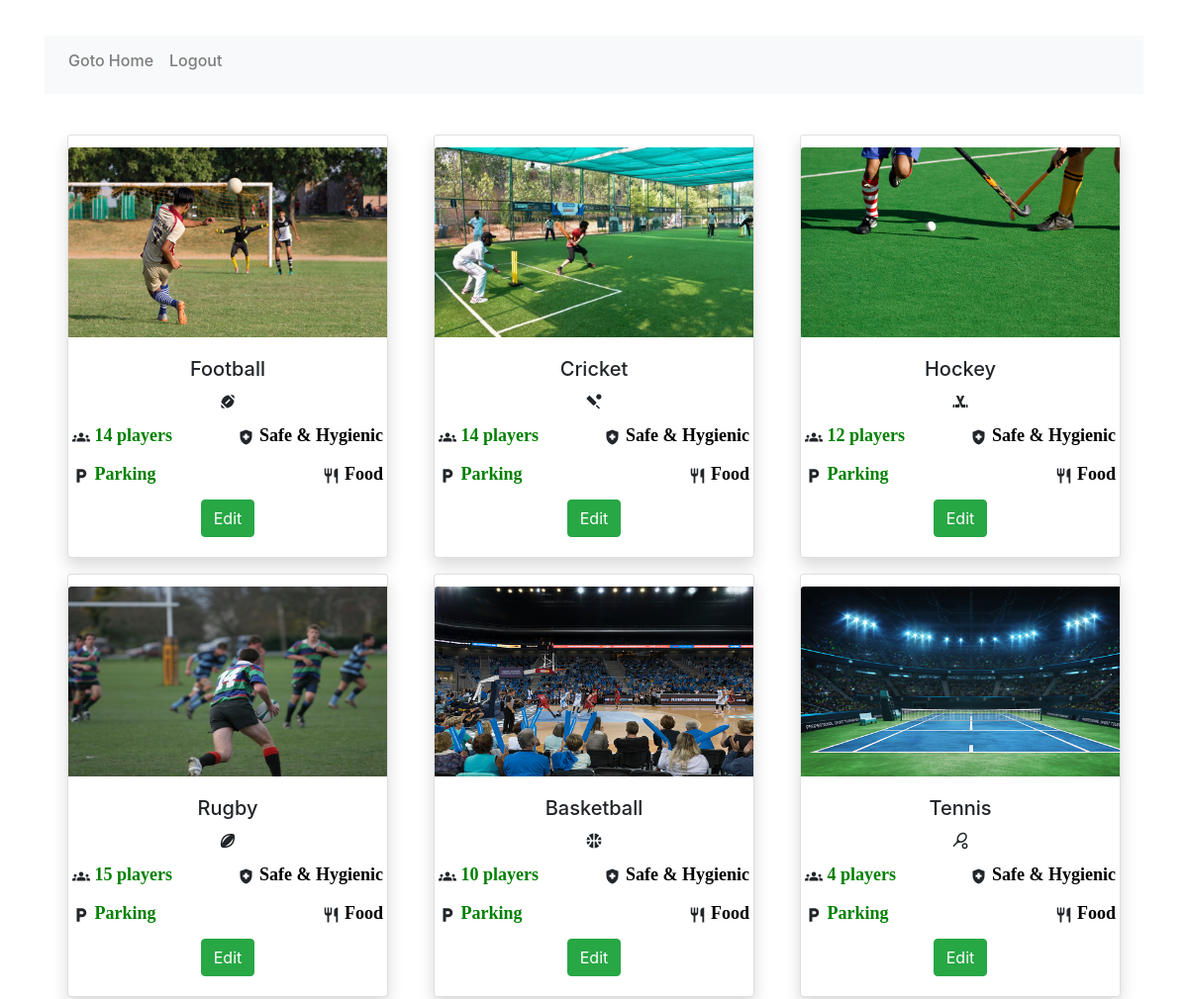
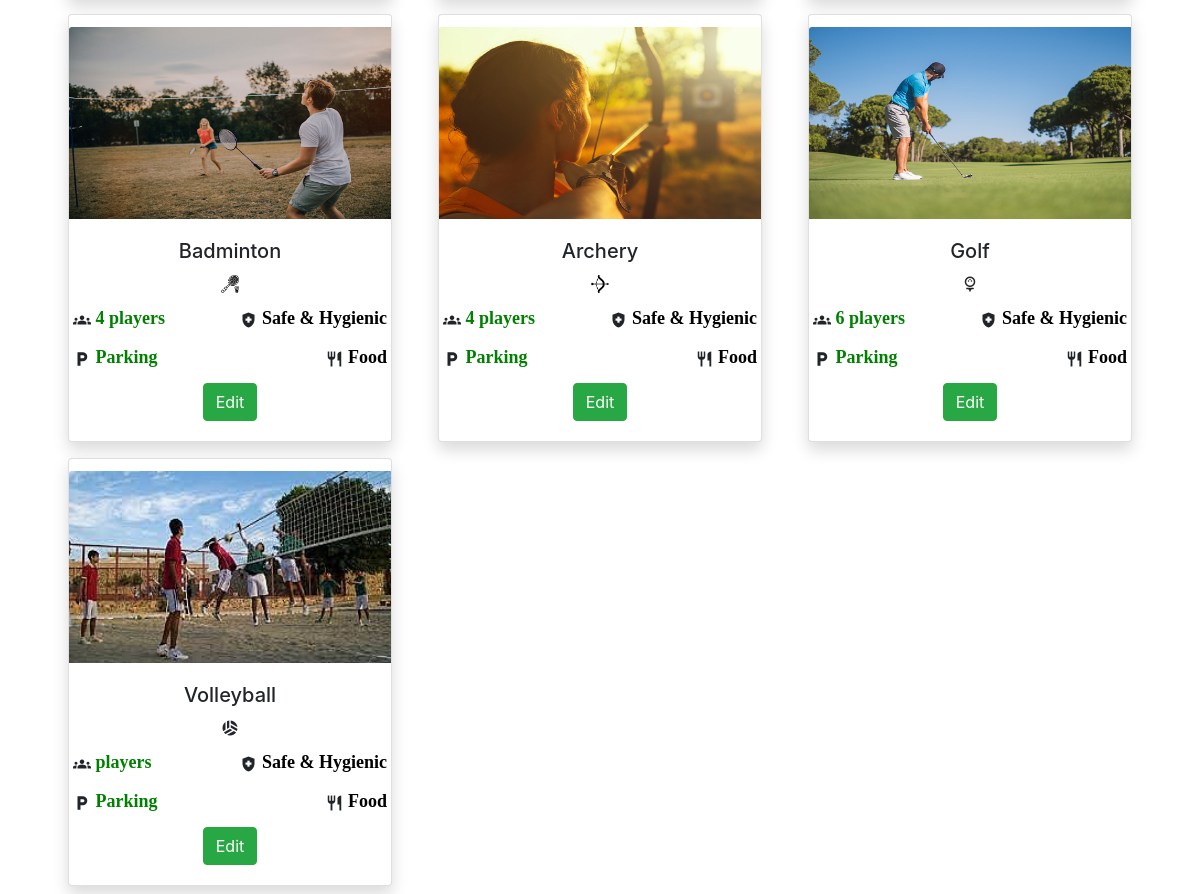
Screenshot of /editsports (signed in) with the database file from the repository (2 pictures, top to bottom).
### tables this page shows
CREATE TABLE sports(
    id INTEGER PRIMARY KEY,
    name TEXT UNIQUE,
    cost INTEGER,
    status TEXT,
    remarks TEXT
);

### app.py (the view)
@app.route('/editsports', methods=('GET', 'POST'))
def editsports():
    if session['usertype'] == 'user':
        return "Access Denied!!"
    conn = get_db_connection()
    sports = conn.execute("select * from sports").fetchall()
    conn.close()
    sp_limit = {'Football': 14, 'Cricket': 14, 'Hockey': 12, 'Rugby': 15, 'Basketball': 10, 'Tennis': 4,
                'Badminton': 4,
                'Archery': 4, 'Golf': 6}
    return render_template('editsports.html', sports=sports, sp_limit=sp_limit)

### app.py (called while the page is built)
def get_db_connection():
    conn = sqlite3.connect(os.path.join(BASE_DIR, 'database.db'))
    conn.row_factory = sqlite3.Row
    return conn

### templates/editsports.html (shortened to what this page needs)
{% extends 'base.html' %}
{% block content %}
        <link rel="stylesheet" href="./static/css/cards.css">
    <nav class="navbar navbar-expand-md navbar-light bg-light">
	<div class="collapse navbar-collapse" id="navbarNav">
		<ul class="navbar-nav">
			<div class="collapse navbar-collapse" id="navbarNav">
				<ul class="navbar-nav">
				<li class="nav-item">
					<a class="nav-link" href="{{url_for('adminhomepage')}}"><h6>Goto Home</h6></a>
				</li>
				<li class="nav-item">
					<a class="nav-link" href="{{url_for('logout')}}"><h6>Logout</h6></a>
				</li>
				</ul>
			</div>
		</ul>
	</div>
</nav>
    <div class="container">
        <div class="row">
        {% for sport in sports %}
        <div class="col-md-4">
            <div class="row">
                <div class="card shadow" style="width: 25rem;">
                <div class="inner">
                    <img src="./static/images/{{sport[1]}}.jpg" class="card-img-top" alt="card image X-UA-Compatible">
                </div>
                <div class="card-body text-center">
                  <h5 class="card-title">{{ sport[1] }}</h5>
                    {% if sport[1] in ['Badminton', 'Archery'] %}
                        <img class="sport-icon" style="width:18px;" src="./static/images/sports_{{sport[1]}}.png">
                    {% else %}
                        <i class="material-icons sport-icon">sports_{{sport[1].lower()}}</i>
                    {% endif %}
                  <div style="text-align:left;">
                    <i class="material-icons neg-left-mg">groups</i><font size=4 color="green" face="times new roman"><b> {{sp_limit[sport[1]]}} players</b></font>
                    <span class="neg-right-mg" style="float:right;">
                      <i class="material-icons">health_and_safety</i><font size=4  color="black" face="times new roman"><b> Safe & Hygienic</b></font>
                    </span>
                </div>
                <div style="text-align:left;">
                  <i class="material-icons neg-left-mg">local_parking</i><font size=4 color="green" face="times new roman"><b> Parking</b></font>
                  <span class="neg-right-mg" style="float:right;">
                    <i class="material-icons">restaurant</i><font size=4  color="black" face="times new roman"><b> Food</b></font>
                  </span>
              </div>
                  <a href="/edit?sport={{sport[1]}}" class="btn btn-success">Edit</a>
                </div>
              </div>
            </div>
        </div>
        {% endfor %}
    </div>
    </div>
{% endblock %}

### static/css/cards.css (style rules this page uses)
.container { margin-top:3%; row-gap: 10%; }
.col-md-4 .row { margin: 8px; }
.card-img, .card-img-top { width: 344px; height: 192px; }
.card { padding-top:12px; }
.inner { overflow: hidden; }
.inner img { transition: all 1.5s ease; }

### templates/editsports.html (style rules this page uses)
.material-icons { display: inline-flex; vertical-align: middle; font-size: 18px !important; }
div.card-body div { margin-bottom:12px; }
.sport-icon { margin-bottom:12px; }
.neg-left-mg { margin-left:-16px; }
.neg-right-mg { margin-right:-16px; }

### rows the page displays
sports: name (picture), name "Football", name "14"
sports: name (picture), name "Cricket", name "14"
sports: name (picture), name "Hockey", name "12"
sports: name (picture), name "Rugby", name "15"
sports: name (picture), name "Basketball", name "10"
sports: name (picture), name "Tennis", name "4"
sports: name (picture), name "Badminton", name "4"
sports: name (picture), name "Archery", name "4"
sports: name (picture), name "Golf", name "6"
sports: name (picture), name "Volleyball"
